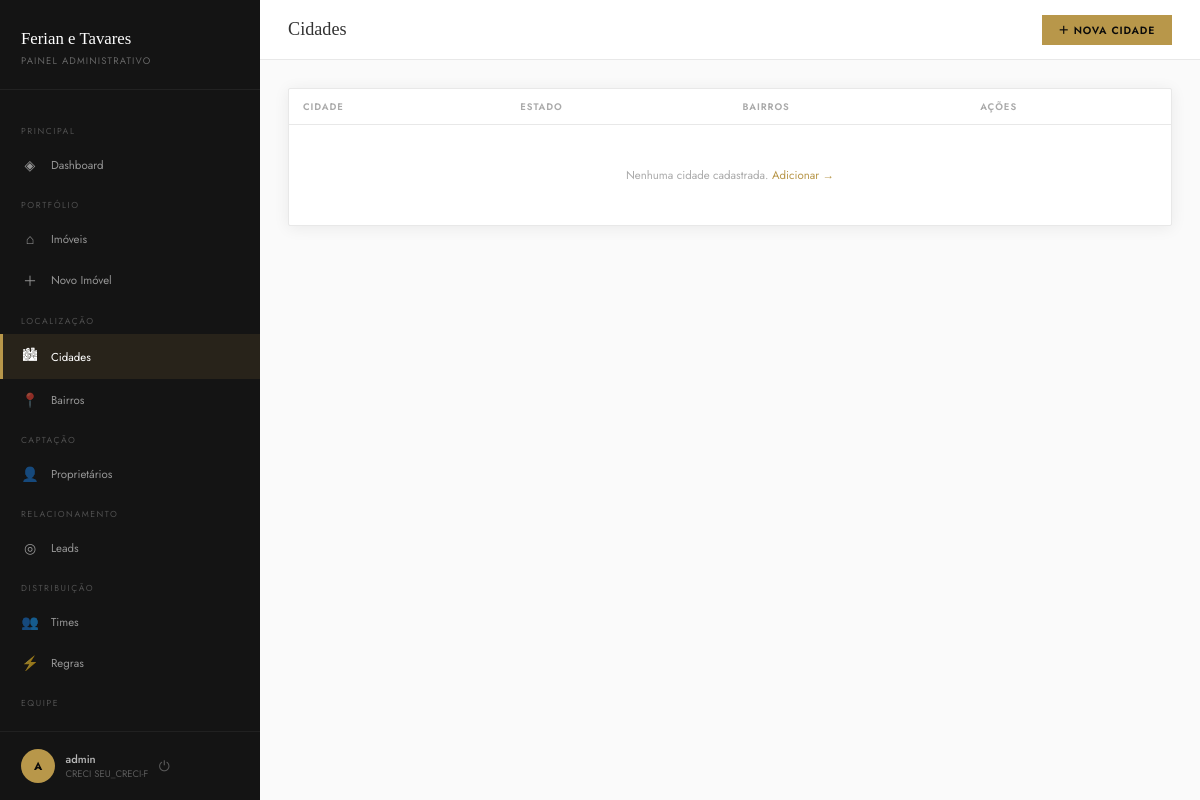
The app's page /painel/cidades/ (signed in), older data.
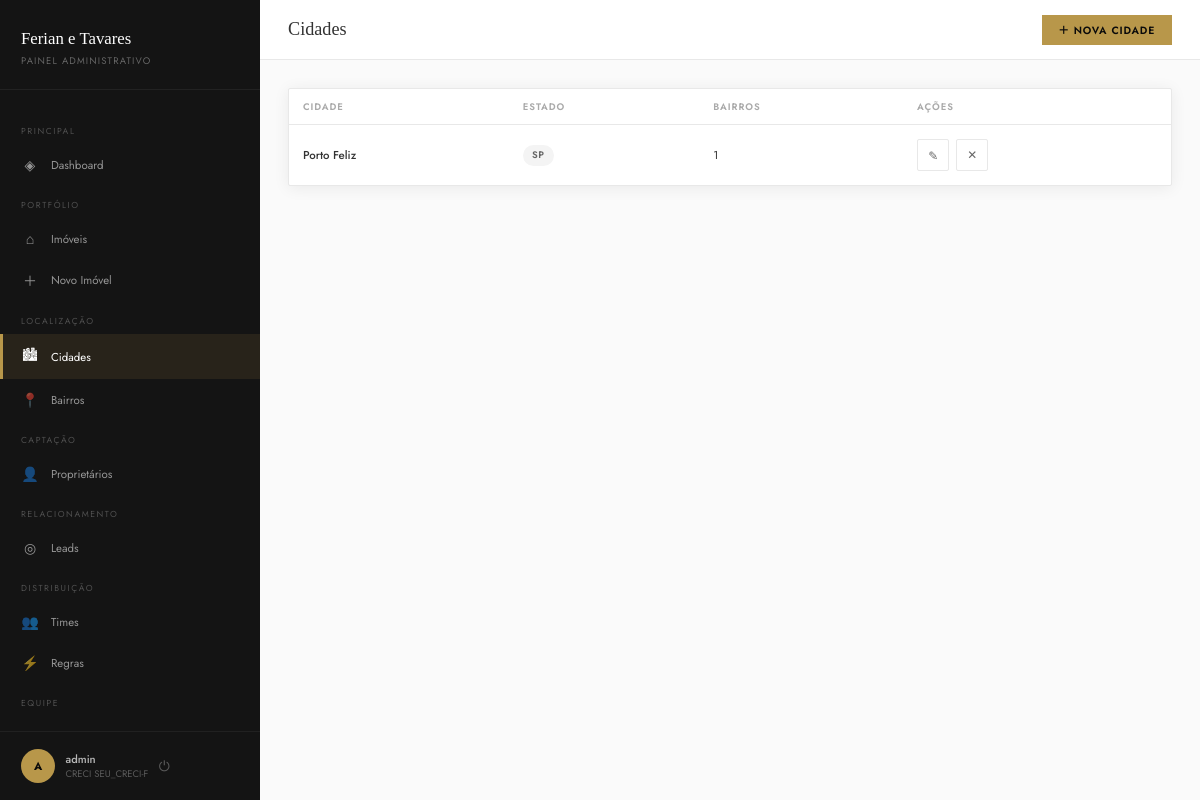
The same page, newer data.
### imoveis/models.py (models this page shows, shortened)
class Cidade(models.Model):
    nome = models.CharField(max_length=100)
    estado = models.CharField(max_length=2, default='SP')
    class Meta:
        verbose_name = 'Cidade'
        verbose_name_plural = 'Cidades'
        ordering = ['nome']

### core/admin_views.py (the view)
# urls.py: path('cidades/', admin_views.cidade_list, name='cidade_list'),
@login_required
def cidade_list(request):
    cidades = Cidade.objects.annotate(total_bairros=Count('bairros')).order_by('nome')
    return render(request, 'painel/cidade_list.html', {'cidades': cidades})

### core/context_processors.py (called while the page is built)
def site_settings(request):
    return {
        'WHATSAPP_NUMBER': getattr(settings, 'WHATSAPP_NUMBER', '5511947532081'),
        'BROKER_NAME': getattr(settings, 'BROKER_NAME', 'Luiz Tavares'),
        'BROKER_CRECI': getattr(settings, 'BROKER_CRECI', '226905-F'),
        'DISTRIBUICAO_ATIVA': getattr(settings, 'DISTRIBUICAO_LEADS_ATIVA', False),
    }

### templates/painel/cidade_list.html (shortened to what this page needs)
{% extends "painel/base.html" %}
{% block page_title %}Cidades{% endblock %}
{% block topbar_actions %}
<a href="{% url 'painel:cidade_create' %}" class="topbar-btn btn-gold">＋ Nova Cidade</a>
{% endblock %}
{% block content %}
<div class="card">
  <div class="table-wrap">
    <table>
      <thead>
        <tr>
          <th>Cidade</th>
          <th>Estado</th>
          <th>Bairros</th>
          <th>Ações</th>
        </tr>
      </thead>
      <tbody>
        {% for cidade in cidades %}
        <tr>
          <td style="font-weight:500">{{ cidade.nome }}</td>
          <td><span class="badge badge-gray">{{ cidade.estado }}</span></td>
          <td>{{ cidade.total_bairros }}</td>
          <td>
            <div class="actions">
              <a href="{% url 'painel:cidade_edit' cidade.pk %}" class="action-btn" title="Editar">✎</a>
              {% if request.user.is_staff %}
              <form method="post" action="{% url 'painel:cidade_delete' cidade.pk %}"
                    onsubmit="return confirm('Excluir {{ cidade.nome }}?')" style="display:inline">
                <button type="submit" class="action-btn danger" title="Excluir">✕</button>
              </form>
              {% endif %}
            </div>
          </td>
        </tr>
        {% empty %}
        <tr>
          <td colspan="4" style="text-align:center;padding:3rem;color:#aaa">
            Nenhuma cidade cadastrada.
            <a href="{% url 'painel:cidade_create' %}" style="color:#b8974a">Adicionar →</a>
          </td>
        </tr>
        {% endfor %}
      </tbody>
    </table>
  </div>
</div>
{% endblock %}

Row changes from the older to the newer data that the page shows:
added Cidade: nome "Porto Feliz", estado "SP", total_bairros "1"
Text that changed along with them:
text no longer shown: "Nenhuma cidade cadastrada. Adicionar →"
